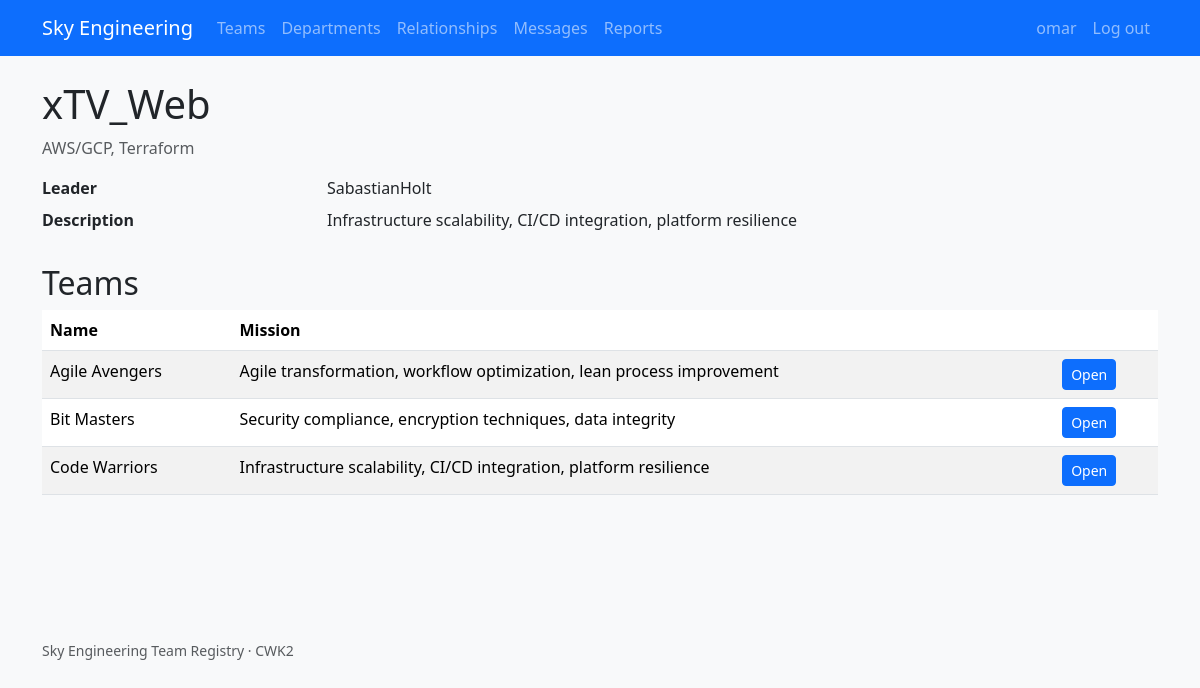
The page /organization/departments/2/ (signed in) on the database its author committed.
### organization/models.py (models this page shows, shortened)
class Department(models.Model):
    name = models.CharField(max_length=150, unique=True)
    specialisation = models.CharField(max_length=200)
    leader = models.ForeignKey(
        settings.AUTH_USER_MODEL,
        null=True,
        blank=True,
        on_delete=models.SET_NULL,
        related_name='led_departments',
    )
    description = models.TextField(blank=True)

### teams/models.py (models this page shows, shortened)
class Team(models.Model):
    name = models.CharField(max_length=150, unique=True)
    mission = models.TextField()
    description = models.TextField(blank=True)
    department = models.ForeignKey(Department, on_delete=models.PROTECT)
    team_type = models.ForeignKey(TeamType, null=True, blank=True, on_delete=models.SET_NULL)
    manager = models.ForeignKey(
        settings.AUTH_USER_MODEL,
        null=True,
        blank=True,
        on_delete=models.SET_NULL,
        related_name='managed_teams',
    )
    created_at = models.DateTimeField(auto_now_add=True)
    updated_at = models.DateTimeField(auto_now=True)

### organization/views.py (the view)
# urls.py: path('departments/<int:pk>/', views.department_detail, name='department_detail'),
@login_required
def department_detail(request, pk):
    department = get_object_or_404(Department, pk=pk)
    teams = department.team_set.all().order_by('name')
    return render(request, 'organization/department_detail.html', {
        'department': department,
        'teams': teams,
    })

### organization/templates/organization/department_detail.html (shortened to what this page needs)
{% extends 'base.html' %}
{% block content %}
<h1>{{ department.name }}</h1>
<p class="text-muted">{{ department.specialisation }}</p>
<dl class="row">
  <dt class="col-sm-3">Leader</dt>
  <dd class="col-sm-9">
    {% if department.leader %}
      {{ department.leader.get_full_name|default:department.leader.username }}
    {% else %}
      <em>Not assigned</em>
    {% endif %}
  </dd>
  <dt class="col-sm-3">Description</dt>
  <dd class="col-sm-9">{{ department.description|default:'—' }}</dd>
</dl>
<h2 class="mt-4">Teams</h2>
<table class="table table-striped">
  <thead><tr><th>Name</th><th>Mission</th><th></th></tr></thead>
  <tbody>
    {% for team in teams %}
      <tr>
        <td>{{ team.name }}</td>
        <td>{{ team.mission|truncatewords:15 }}</td>
        <td><a href="{% url 'team_detail' team.pk %}" class="btn btn-sm btn-primary">Open</a></td>
      </tr>
    {% empty %}
      <tr><td colspan="3"><em>No teams in this department.</em></td></tr>
    {% endfor %}
  </tbody>
</table>
{% endblock %}

### templates/navbar.html (shortened to what this page needs)
<nav class="navbar navbar-expand-lg navbar-dark bg-primary">
  <div class="container">
    <a class="navbar-brand" href="{% url 'home' %}">Sky Engineering</a>
    <div class="collapse navbar-collapse" id="nav">
      <ul class="navbar-nav me-auto">
        <li class="nav-item"><a class="nav-link" href="{% url 'team_list' %}">Teams</a></li>
        <li class="nav-item"><a class="nav-link" href="{% url 'department_list' %}">Departments</a></li>
        <li class="nav-item"><a class="nav-link" href="{% url 'org_relationships' %}">Relationships</a></li>
        <li class="nav-item"><a class="nav-link" href="{% url 'inbox' %}">Messages</a></li>
        <li class="nav-item"><a class="nav-link" href="{% url 'reports:index' %}">Reports</a></li>
      </ul>
      <ul class="navbar-nav">
        {% if request.user.is_authenticated %}
          <li class="nav-item"><a class="nav-link" href="{% url 'profile' %}">{{ request.user.username }}</a></li>
          <li class="nav-item">
            <form method="post" action="{% url 'logout' %}" class="d-inline">
              <button type="submit" class="btn btn-link nav-link">Log out</button>
            </form>
          </li>
        {% else %}
          <li class="nav-item"><a class="nav-link" href="{% url 'login' %}">Log in</a></li>
          <li class="nav-item"><a class="nav-link" href="{% url 'signup' %}">Sign up</a></li>
        {% endif %}
      </ul>
    </div>
  </div>
</nav>

### static/css/style.css (style rules this page uses)
body { background: #f8f9fa; }

### rows shown on the page
Department: name "xTV_Web", specialisation "AWS/GCP, Terraform", leader.get_full_name "SabastianHolt", description "Infrastructure scalability, CI/CD integration, platform resilience"
Team: name "Agile Avengers", mission "Agile transformation, workflow optimization, lean process improvement"
Team: name "Bit Masters", mission "Security compliance, encryption techniques, data integrity"
Team: name "Code Warriors", mission "Infrastructure scalability, CI/CD integration, platform resilience"

### other values the page prints
{{ request.user.username }} "omar"
